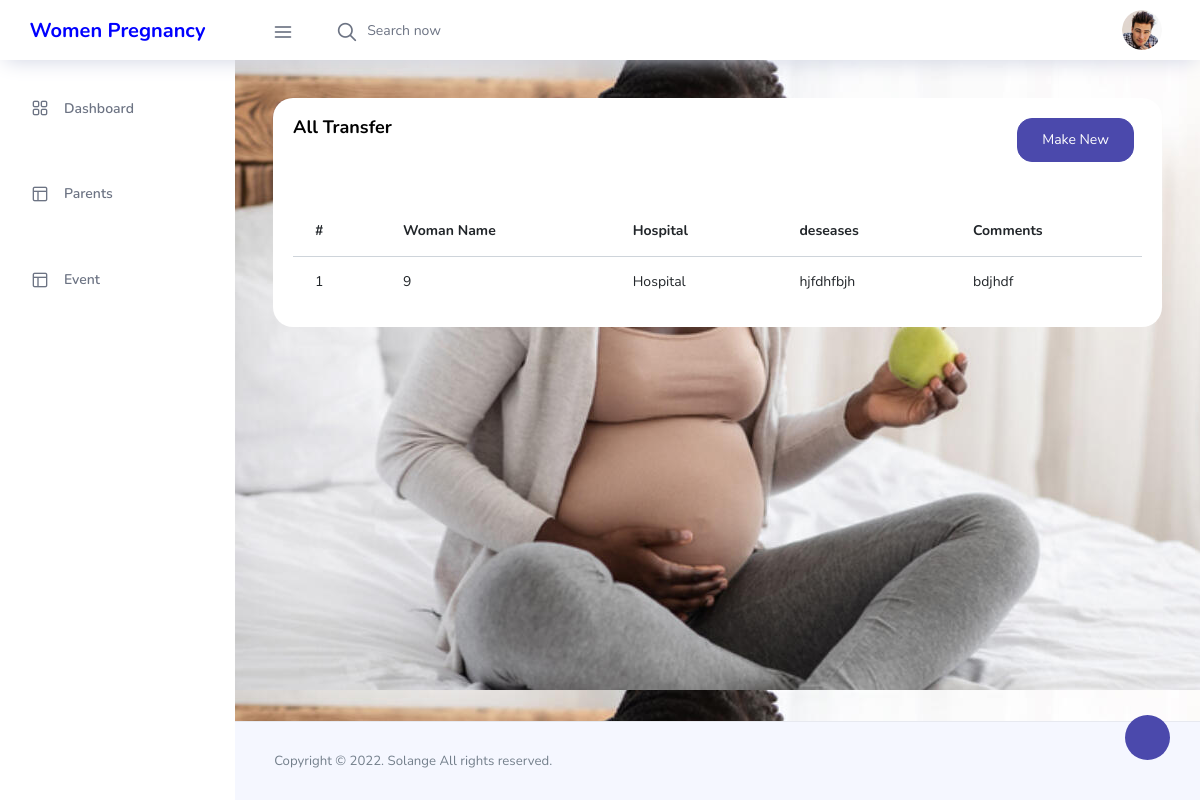
The page /admin/agent/transferall.php (signed in) on the database its author committed.
### tables this page shows
CREATE TABLE `transferhealth` (
  `id` int(11) NOT NULL,
  `woman` text NOT NULL,
  `hospital` text NOT NULL,
  `problem` text NOT NULL,
  `Comments` text NOT NULL,
  `admin_id` int(11) NOT NULL
);

### admin/agent/transferall.php (the view, shortened to what this page needs)
<?php
include 'navbar.php';
?>
      <div class="main-panel">
        <div class="content-wrapper">
          <div class="row">
          <div class="col-md-12 grid-margin stretch-card">
              <div class="card">
                <div class="card-body">
                <div class="row">
                    <div class="col-md-6">
                    <h4 class="card-title">All Transfer</h4>
                    </div>
                    <div class="col-md-6">
                        <a href="tranfer.php" class=" float-right btn btn-primary mr-2">Make New</a>
                    </div>
                  </div>
                  <div class=" table-border-style">
                        <div class="table-responsive">
                  <br>
                  <br>
                        <table id="zero_config" class="table table-hover">
                                <thead>
                                    <tr>
                                        <th>#</th>
                                        <th>Woman Name</th>
                                        <th>Hospital</th>
                                        <th>deseases</th>
                                        <th>Comments</th>
                                    </tr>
                                </thead>
                                <tbody>
                                <?php
                                    $quer=mysqli_query($conn,"SELECT * FROM transferhealth");
                                    while ($row=mysqli_fetch_array($quer)){
                                    ?>
                                    <tr>
                                        <td><?php echo $row['id'] ; ?></td>
                                        <td><?php echo $row['woman'] ; ?></td>
                                        <td><?php echo $row['hospital'] ; ?></td>
                                        <td><?php echo $row['problem'] ; ?></td>
                                        <td><?php echo $row['Comments'] ; ?></td>
                                    </tr>
                                    <?php
                                    }
                                    ?>
                                </tbody>
                        </table>
                        </div>
                    </div>
                </div>
              </div>
            </div>
          </div>
        </div>
        <?php
include 'footer.php';
?>

### rows shown on the page
transferhealth: id "1", woman "9", hospital "Hospital", problem "hjfdhfbjh", Comments "bdjhdf"
